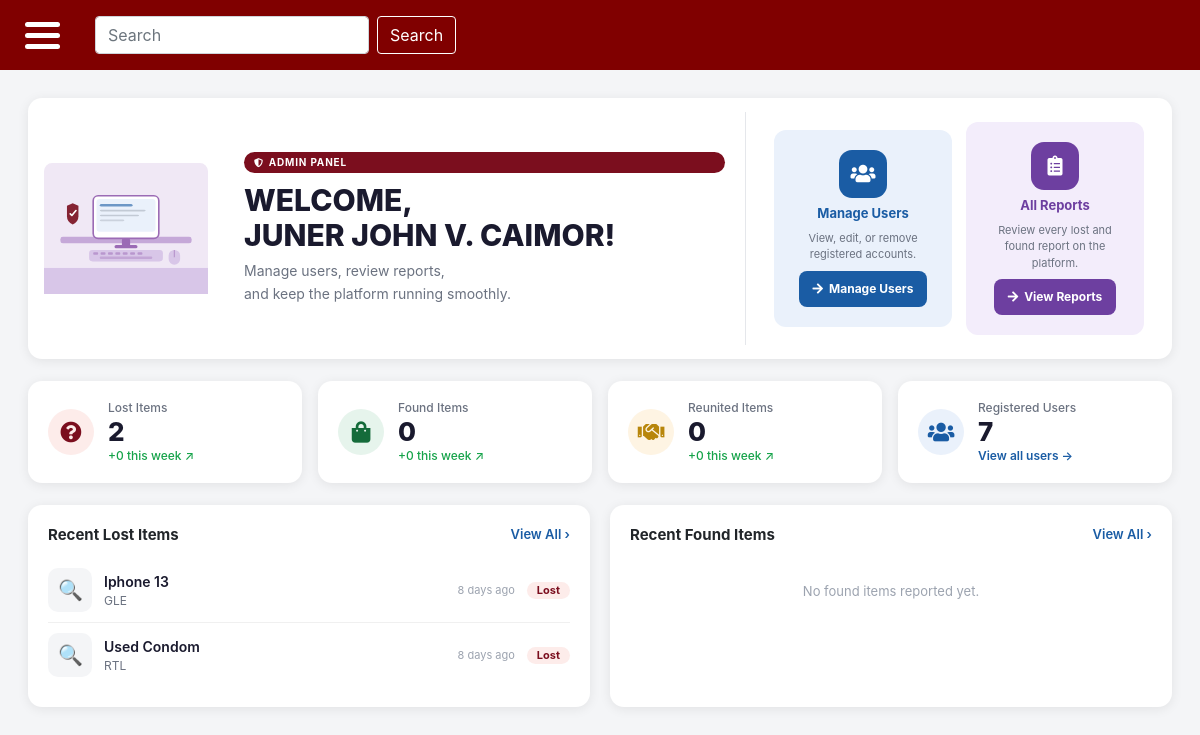
Page /admin-dashboard.php (signed in) on the earlier database version.
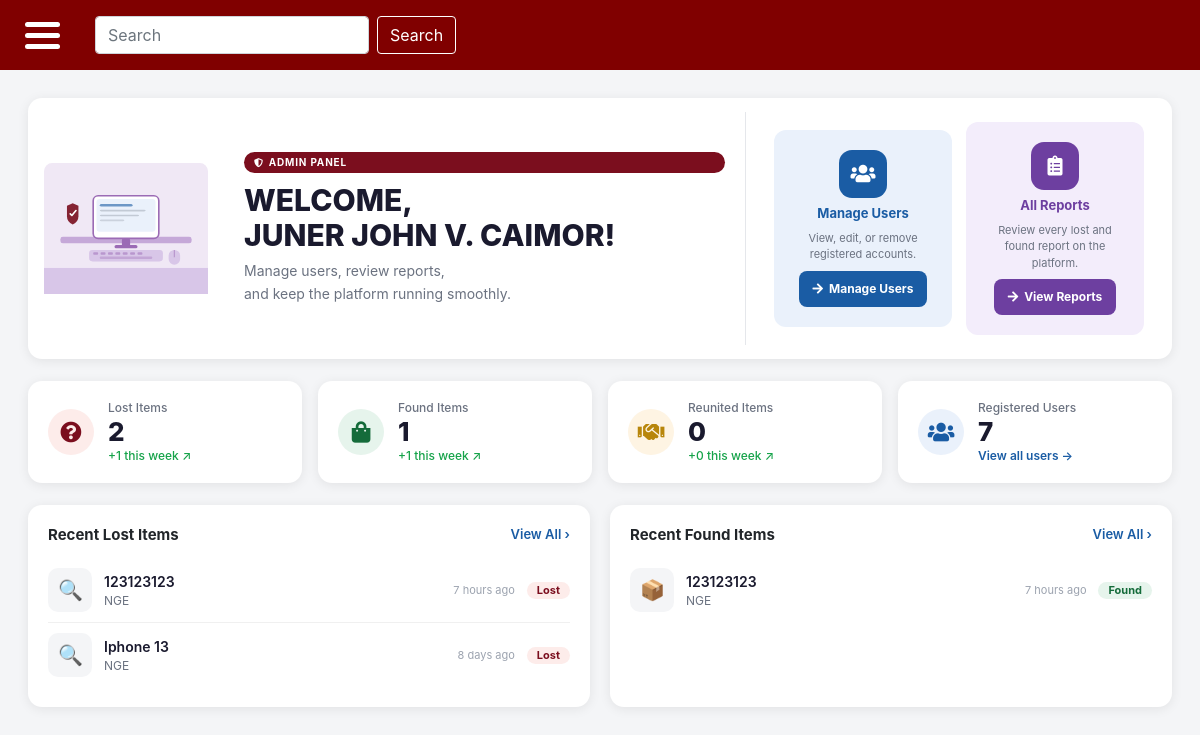
Same page on the later database version.
### tables this page shows
CREATE TABLE `posts` (
  `post_id` int(11) NOT NULL,
  `user_id` int(11) DEFAULT NULL,
  `location_id` int(11) DEFAULT NULL,
  `specific_location` varchar(255) DEFAULT NULL,
  `category_id` int(11) DEFAULT NULL,
  `dropOff_id` int(11) DEFAULT NULL,
  `type` varchar(255) DEFAULT NULL,
  `itemName` varchar(255) DEFAULT NULL,
  `publicDescription` varchar(255) DEFAULT NULL,
  `privateDetails` varchar(255) DEFAULT NULL,
  `currentStatus` varchar(20) DEFAULT 'PENDING',
  `dateReported` datetime DEFAULT current_timestamp(),
  `expirationDate` datetime DEFAULT NULL
);

CREATE TABLE `location` (
  `location_id` int(11) NOT NULL,
  `locationName` varchar(255) NOT NULL,
  `zone` varchar(100) NOT NULL
);

### admin-dashboard.php (the view, shortened to what the changed rows need)
<?php
require_once 'connect.php';
$user_id = $_SESSION['userID'];
$stmt = $connection->prepare("SELECT full_name, institutionalEmail FROM users WHERE user_id = ?");
$stmt->bind_param("i", $user_id);
$stmt->execute();
$user = $stmt->get_result()->fetch_assoc();
$lostCount     = $connection->query("SELECT COUNT(*) AS c FROM posts WHERE type='LOST'")->fetch_assoc()['c'] ?? 0;
$foundCount    = $connection->query("SELECT COUNT(*) AS c FROM posts WHERE type='FOUND'")->fetch_assoc()['c'] ?? 0;
$lostWeek     = $connection->query("SELECT COUNT(*) AS c FROM posts WHERE type='LOST'  AND dateReported >= NOW() - INTERVAL 7 DAY")->fetch_assoc()['c'] ?? 0;
$foundWeek    = $connection->query("SELECT COUNT(*) AS c FROM posts WHERE type='FOUND' AND dateReported >= NOW() - INTERVAL 7 DAY")->fetch_assoc()['c'] ?? 0;
$recentLostResult = $connection->query("
    SELECT p.post_id, p.itemName, p.dateReported, p.currentStatus, l.locationName
    FROM posts p
    LEFT JOIN location l ON p.location_id = l.location_id
    WHERE p.type = 'LOST'
    ORDER BY p.dateReported DESC
    LIMIT 3
");
$recentLost = $recentLostResult ? $recentLostResult->fetch_all(MYSQLI_ASSOC) : [];
$recentFoundResult = $connection->query("
    SELECT p.post_id, p.itemName, p.dateReported, p.currentStatus, l.locationName
    FROM posts p
    LEFT JOIN location l ON p.location_id = l.location_id
    WHERE p.type = 'FOUND'
    ORDER BY p.dateReported DESC
    LIMIT 3
");
$recentFound = $recentFoundResult ? $recentFoundResult->fetch_all(MYSQLI_ASSOC) : [];
function timeAgo($datetime) {
    $diff = time() - strtotime($datetime);
    if ($diff < 86400) return floor($diff / 3600)  . ' hours ago';
    return floor($diff / 86400) . ' days ago';
}
?>
<?php include 'header_footer/main-header.php'; ?>
<link rel="stylesheet" href="https://cdnjs.cloudflare.com/ajax/libs/font-awesome/5.15.4/css/all.min.css">
<div class="layout">
    <?php require_once 'admin-side-menu.php'; ?>
    <div class="main-content">
        <div class="db-wrap">
            <div class="hero-card">
                <div class="hero-text">
                    <h1>WELCOME,<br><?= strtoupper(htmlspecialchars($user['full_name'] ?? 'ADMIN')) ?>!</h1>
                </div>
            </div>
            <div class="stats-grid">
                <div class="stat-card">
                    <div class="stat-info">
                        <div class="lbl">Lost Items</div>
                        <div class="num"><?= $lostCount ?></div>
                        <div class="trnd">+<?= $lostWeek ?> this week ↗</div>
                    </div>
                </div>
                <div class="stat-card">
                    <div class="stat-info">
                        <div class="lbl">Found Items</div>
                        <div class="num"><?= $foundCount ?></div>
                        <div class="trnd">+<?= $foundWeek ?> this week ↗</div>
                    </div>
                </div>
            </div>
            <div class="recent-grid">
                <div class="rc-card">
                    <?php if (empty($recentLost)): ?>
                        <div class="empty-state">No lost items reported yet.</div>
                    <?php else: ?>
                        <?php foreach ($recentLost as $item): ?>
                        <div class="item-row">
                            <div class="item-ico">🔍</div>
                            <div class="item-info">
                                <div class="nm"><?= htmlspecialchars($item['itemName'] ?? '—') ?></div>
                                <div class="loc"><?= htmlspecialchars($item['locationName'] ?? 'Unknown location') ?></div>
                            </div>
                            <span class="item-time"><?= timeAgo($item['dateReported']) ?></span>
                            <span class="badge lost">Lost</span>
                        </div>
                        <?php endforeach; ?>
                    <?php endif; ?>
                </div>
                <div class="rc-card">
                    <div class="rc-head">
                        <h3>Recent Found Items</h3>
                        <a href="all-reports.php?type=found">View All &rsaquo;</a>
                    </div>
                    <?php if (empty($recentFound)): ?>
                        <div class="empty-state">No found items reported yet.</div>
                    <?php else: ?>
                        <?php foreach ($recentFound as $item): ?>
                        <div class="item-row">
                            <div class="item-ico">📦</div>
                            <div class="item-info">
                                <div class="nm"><?= htmlspecialchars($item['itemName'] ?? '—') ?></div>
                                <div class="loc"><?= htmlspecialchars($item['locationName'] ?? 'Unknown location') ?></div>
                            </div>
                            <span class="item-time"><?= timeAgo($item['dateReported']) ?></span>
                            <span class="badge found">Found</span>
                        </div>
                        <?php endforeach; ?>
                    <?php endif; ?>
                </div>
            </div>
        </div>
    </div>
</div>
<?php include 'header_footer/footer.php'; ?>

Differences in the rows shown:
removed posts: itemName "Used Condom", location.locationName "RTL", dateReported "8 days ago", shown under "Recent Lost Items"
added posts: itemName "123123123", location.locationName "NGE", dateReported "7 hours ago", shown under "Recent Lost Items"
changed through a linked row, posts "Iphone 13": location.locationName "GLE" → "NGE"
added posts: itemName "123123123", location.locationName "NGE", dateReported "7 hours ago", shown under "Recent Found Items"
Other differences:
$lostWeek: "0" → "1"
$foundCount: "0" → "1"
$foundWeek: "0" → "1"
text no longer shown: "No found items reported yet."
